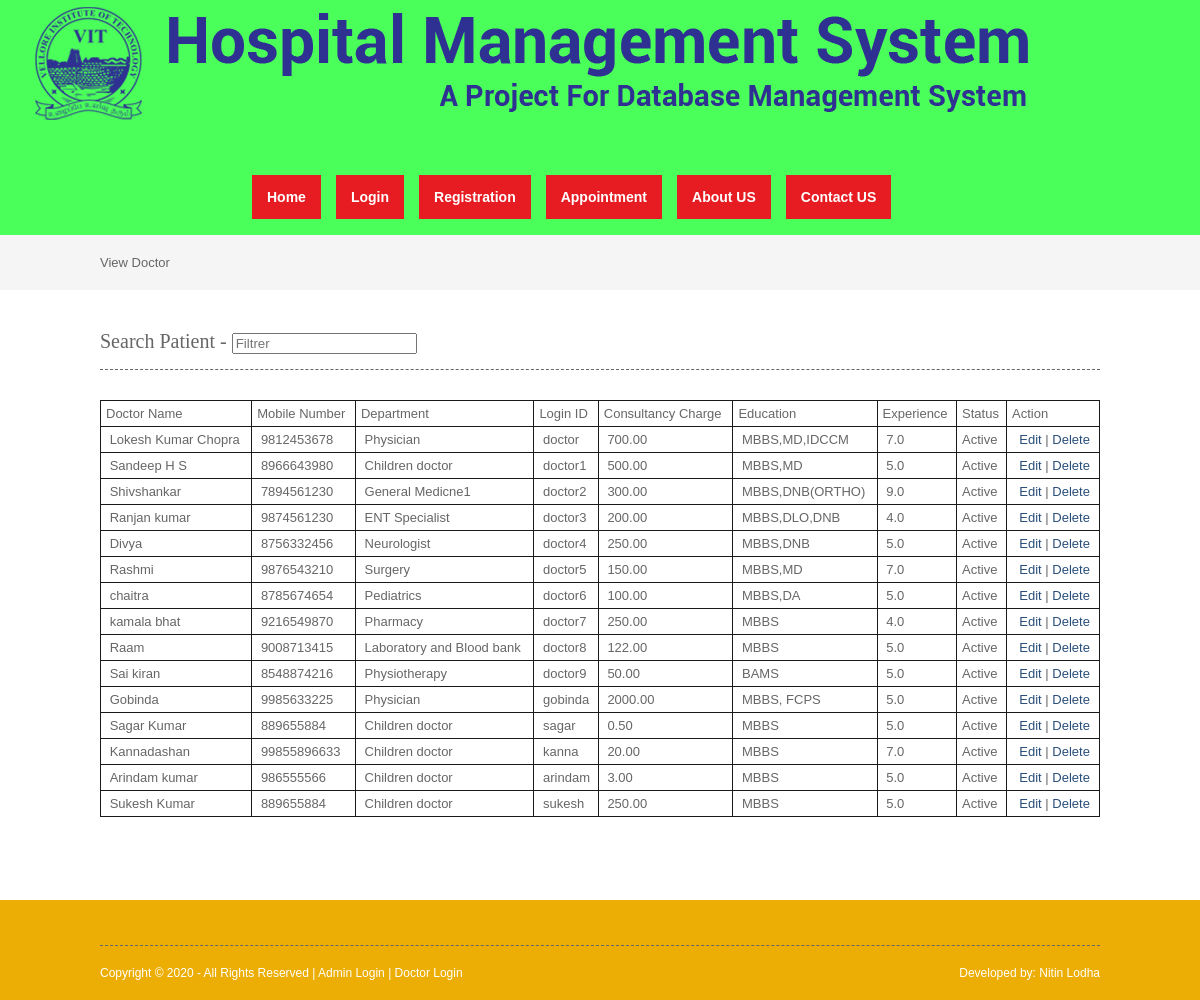
The app's page /viewdoctor.php with its own data.
### tables this page shows
CREATE TABLE `doctor` (
  `doctorid` int(10) NOT NULL,
  `doctorname` varchar(50) NOT NULL,
  `mobileno` varchar(15) NOT NULL,
  `departmentid` int(10) NOT NULL,
  `loginid` varchar(25) NOT NULL,
  `password` varchar(25) NOT NULL,
  `status` varchar(10) NOT NULL,
  `education` varchar(25) NOT NULL,
  `experience` float(11,1) NOT NULL,
  `consultancy_charge` float(10,2) NOT NULL
);

CREATE TABLE `department` (
  `departmentid` int(10) NOT NULL,
  `departmentname` varchar(100) NOT NULL,
  `description` text NOT NULL,
  `status` varchar(10) NOT NULL
);

### viewdoctor.php (the view, shortened to what this page needs)
<?php
include("header.php");
include("dbconnection.php");
?>
<div class="wrapper col2">
  <div id="breadcrumb">View  Doctor  </div>
</div>
<div class="wrapper col4">
  <div id="container">
<section class="container">
<h2>Search Patient - <input type="search" class="light-table-filter" data-table="order-table" placeholder="Filtrer" /></h2>
	<table class="order-table">
      <thead>
    <table style="width:100%;" border="3">
      <tbody>
        <tr>
          <td>Doctor Name</td>
          <td>Mobile Number</td>
          <td>Department</td>
          <td>Login ID</td>
          <td>Consultancy Charge</td>
          <td>Education</td>
          <td>Experience</td>
          <td>Status</td>
          <td>Action</td>
        </tr>
          <?php
		$sql ="SELECT * FROM doctor";
		$qsql = mysqli_query($con,$sql);
		while($rs = mysqli_fetch_array($qsql))
		{
			$sqldept = "SELECT * FROM department WHERE departmentid='$rs[departmentid]'";
			$qsqldept = mysqli_query($con,$sqldept);
			$rsdept = mysqli_fetch_array($qsqldept);
        echo "<tr>
          <td>&nbsp;$rs[doctorname]</td>
          <td>&nbsp;$rs[mobileno]</td>
		   <td>&nbsp;$rsdept[departmentname]</td>
			<td>&nbsp;$rs[loginid]</td>
			<td>&nbsp;$rs[consultancy_charge]</td>
			 <td>&nbsp;$rs[education]</td>
			<td>&nbsp;$rs[experience]</td>
          <td>$rs[status]</td>
           <td>&nbsp;
		   <a href='doctor.php?editid=$rs[doctorid]'>Edit</a> | <a href='viewdoctor.php?delid=$rs[doctorid]'>Delete</a> </td>
        </tr>";
		}
		?>      </tbody>
    </table>
    <p>&nbsp;</p>
  </div>
</div>
<?php
include("footer.php");
?>

### layout/styles/layout.css (style rules this page uses)
html { overflow-y: scroll; }
body { margin: 0; padding: 0; font-size: 13px; font-family: verdana, Arial, Helvetica, sans-serif; color: #ffffff; background-color: #4f473a; }
a { outline: none; text-decoration: none; }
div.wrapper { display: block; width: 100%; margin: 0; text-align: left; }
.col2 { color: #666666; background-color: #f5f5f5; }
.col3, .col4 { color: #666666; background-color: #ffffff; }
#head, #gallery, #breadcrumb, #container, #footer { display: block; position: relative; width: 1000px; margin: 0 auto; }
#breadcrumb { padding: 20px 0; }
#container { padding: 40px 0; }
#container h1, #container h2, #container h3, #container h4, #container h5, #container h6 { margin: 0 0 15px 0; padding: 0 0 15px 0; line-height: normal; font-weight: normal; font-size: 20px; font-family: Georgia, "Times New Roman", Times, serif; border-bottom: 1px dashed #666666; }
#container a { color: #294e79; }

### layout/styles/tables.css (style rules this page uses)
table { width:100%; border-collapse:collapse; table-layout:auto; vertical-align:top; margin-bottom:15px; border:1px solid rgb(26, 26, 26); }
table tbody td { vertical-align:top; border-collapse:collapse; }
table thead th, table tbody td { padding:5px; border-collapse:collapse; }

### records on screen
doctor: doctorname "Lokesh Kumar Chopra", mobileno "9812453678", departmentid.departmentname "Physician", loginid "doctor", consultancy_charge "700.00", education "MBBS,MD,IDCCM", experience "7.0", status "Active"
doctor: doctorname "Sandeep H S", mobileno "8966643980", departmentid.departmentname "Children doctor", loginid "doctor1", consultancy_charge "500.00", education "MBBS,MD", experience "5.0", status "Active"
doctor: doctorname "Shivshankar", mobileno "7894561230", departmentid.departmentname "General Medicne1", loginid "doctor2", consultancy_charge "300.00", education "MBBS,DNB(ORTHO)", experience "9.0", status "Active"
doctor: doctorname "Ranjan kumar", mobileno "9874561230", departmentid.departmentname "ENT Specialist", loginid "doctor3", consultancy_charge "200.00", education "MBBS,DLO,DNB", experience "4.0", status "Active"
doctor: doctorname "Divya", mobileno "8756332456", departmentid.departmentname "Neurologist", loginid "doctor4", consultancy_charge "250.00", education "MBBS,DNB", experience "5.0", status "Active"
doctor: doctorname "Rashmi", mobileno "9876543210", departmentid.departmentname "Surgery", loginid "doctor5", consultancy_charge "150.00", education "MBBS,MD", experience "7.0", status "Active"
doctor: doctorname "chaitra", mobileno "8785674654", departmentid.departmentname "Pediatrics", loginid "doctor6", consultancy_charge "100.00", education "MBBS,DA", experience "5.0", status "Active"
doctor: doctorname "kamala bhat", mobileno "9216549870", departmentid.departmentname "Pharmacy", loginid "doctor7", consultancy_charge "250.00", education "MBBS", experience "4.0", status "Active"
doctor: doctorname "Raam", mobileno "9008713415", departmentid.departmentname "Laboratory and Blood bank", loginid "doctor8", consultancy_charge "122.00", education "MBBS", experience "5.0", status "Active"
doctor: doctorname "Sai kiran", mobileno "8548874216", departmentid.departmentname "Physiotherapy", loginid "doctor9", consultancy_charge "50.00", education "BAMS", experience "5.0", status "Active"
doctor: doctorname "Gobinda", mobileno "9985633225", departmentid.departmentname "Physician", loginid "gobinda", consultancy_charge "2000.00", education "MBBS, FCPS", experience "5.0", status "Active"
doctor: doctorname "Sagar Kumar", mobileno "889655884", departmentid.departmentname "Children doctor", loginid "sagar", consultancy_charge "0.50", education "MBBS", experience "5.0", status "Active"
doctor: doctorname "Kannadashan", mobileno "99855896633", departmentid.departmentname "Children doctor", loginid "kanna", consultancy_charge "20.00", education "MBBS", experience "7.0", status "Active"
doctor: doctorname "Arindam kumar", mobileno "986555566", departmentid.departmentname "Children doctor", loginid "arindam", consultancy_charge "3.00", education "MBBS", experience "5.0", status "Active"
doctor: doctorname "Sukesh Kumar", mobileno "889655884", departmentid.departmentname "Children doctor", loginid "sukesh", consultancy_charge "250.00", education "MBBS", experience "5.0", status "Active"
